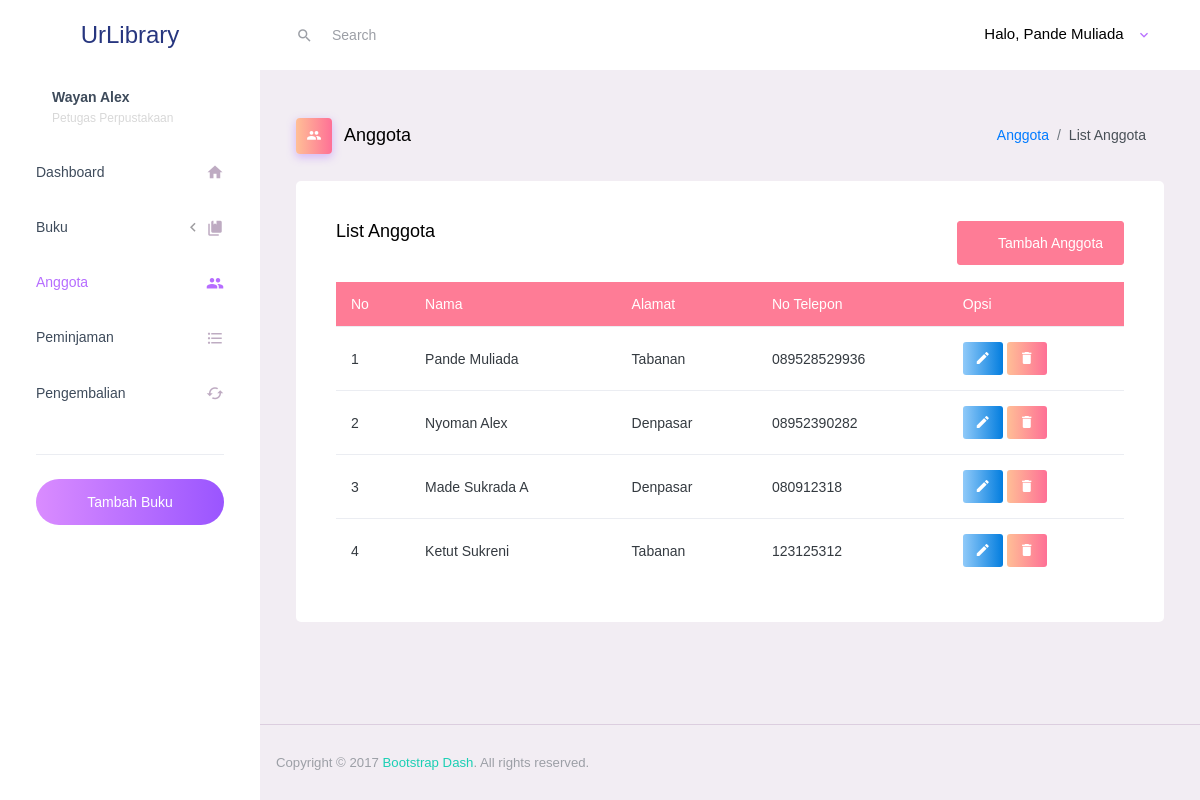
/modul_anggota/list_anggota.php (signed in), run on the app's committed database.
### tables this page shows
CREATE TABLE `tb_anggota` (
  `id_anggota` int(11) NOT NULL,
  `nama_anggota` varchar(250) NOT NULL,
  `alamat_anggota` varchar(250) NOT NULL,
  `telepon_anggota` varchar(13) NOT NULL
);

### modul_anggota/proses_list.php (called while the page is built)
<?php
  include '../config.php';
  $sql = "SELECT * FROM tb_anggota";
  $query = mysqli_query($conn, $sql);
  $data_anggota = array();
  while ($row = mysqli_fetch_assoc($query)) {
    $data_anggota[] = $row;
  }

### modul_anggota/list_anggota.php (the view, shortened to what this page needs)
<?php include 'proses_list.php' ?>
<!DOCTYPE html>
<html lang="en">
<head>
  <link rel="stylesheet" href="../src/vendors/iconfonts/mdi/css/materialdesignicons.min.css">
  <link rel="stylesheet" href="../src/vendors/css/vendor.bundle.base.css">
  <link rel="stylesheet" href="../src/css/style.css">
</head>
<body>
  <div class="container-scroller">
    <?php include '../partials/_navbar.php' ?>
    <div class="container-fluid page-body-wrapper">
      <?php include '../partials/_sidebar.php' ?>
      <div class="main-panel">
        <div class="content-wrapper">
          <div class="page-header">
            <h3 class="page-title">
              <span class="page-title-icon bg-gradient-danger text-white mr-2 btn-icon">
                <i class="mdi mdi-account-multiple"></i>
              </span>
              Anggota
            </h3>
            <nav aria-label="breadcrumb">
              <ol class="breadcrumb">
                <li class="breadcrumb-item"><a href="#">Anggota</a></li>
                <li class="breadcrumb-item active" aria-current="page">List Anggota</li>
              </ol>
            </nav>
          </div>
          <div class="row">
            <div class="col-12 grid-margin">
              <div class="card">
                <div class="card-body">
                <div class="row">
                    <div class="col-md-9">
                      <h4 class="card-title">List Anggota</h4>
                    </div>
                    <div class="col-md-3">
                      <a href="form_tambah.php" class="btn btn-danger btn-block">Tambah Anggota</a>
                    </div>
                  </div>
                  <div class="row mt-3">
                    <div class="col-12">
                    </div>
                  </div>
                  <div class="table-responsive">
                    <table class="table table-hover">
                      <thead>
                        <tr class="bg-danger text-white">
                          <th>
                            No
                          </th>
                          <th>
                            Nama
                          </th>
                          <th>
                            Alamat
                          </th>
                          <th>
                            No Telepon
                          </th>
                          <th>
                            Opsi
                          </th>
                        </tr>
                      </thead>
                      <tbody>
                        <?php $no = 1; ?>
                        <?php foreach ($data_anggota as $anggota) : ?>
                          <tr>
                            <td>
                              <?= $no++ ?>
                            </td>
                            <td>
                              <?= $anggota['nama_anggota'] ?>
                            </td>
                            <td>
                              <?= $anggota['alamat_anggota'] ?>
                            </td>
                            <td>
                              <?= $anggota['telepon_anggota'] ?>
                            </td>
                            <td>
                              <a href="form_edit.php?id_anggota=<?= $anggota['id_anggota'] ?>" class="btn btn-gradient-info btn-xs"><i class="mdi mdi-pencil"></i></a>
                              <a href="hapus_anggota.php?id_anggota=<?= $anggota['id_anggota'] ?>" onclick="return confirm('Are you sure ?')" class="btn btn-gradient-danger btn-xs"><i class="mdi mdi-delete"></i></a>
                            </td>
                          </tr>
                        <?php endforeach; ?>
                      </tbody>
                    </table>
                  </div>
                </div>
              </div>
            </div>
          </div>
        </div>
        <?php include '../partials/_footer.php' ?>
      </div>
    </div>
  </div>
</body>
</html>

### data on the page
tb_anggota: nama_anggota "Pande Muliada", alamat_anggota "Tabanan", telepon_anggota "089528529936"
tb_anggota: nama_anggota "Nyoman Alex", alamat_anggota "Denpasar", telepon_anggota "08952390282"
tb_anggota: nama_anggota "Made Sukrada A", alamat_anggota "Denpasar", telepon_anggota "080912318"
tb_anggota: nama_anggota "Ketut Sukreni", alamat_anggota "Tabanan", telepon_anggota "123125312"

### other printed values
$_SESSION['admin']['nama_petugas'] "Pande Muliada"
